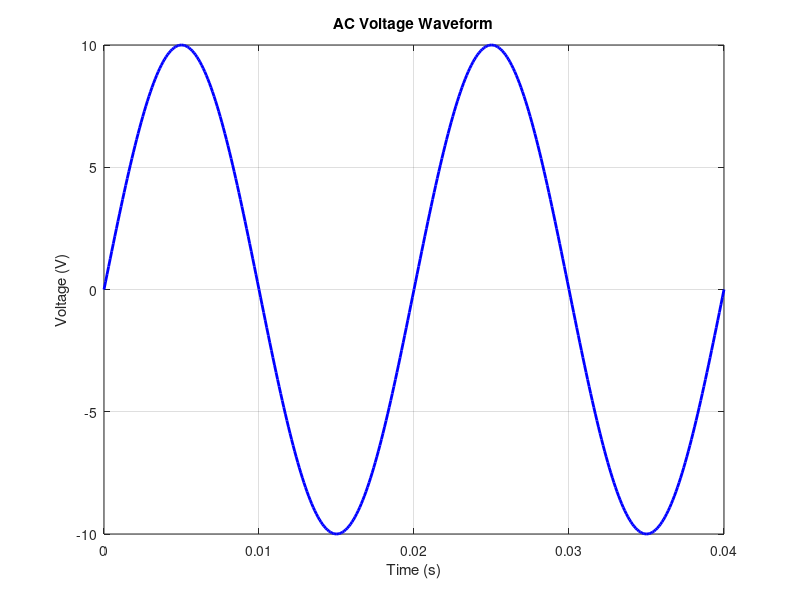

The MATLAB script that drew this image: (Note: this script raises an error after producing the figure.)
% Create an AC Voltage Waveform

% Parameters
A = 10; % Amplitude (V)
f = 50; % Frequency (Hz), 50Hz for Germany's standard household socket
T = 1/f; % Period (s) 
t = 0:1e-4:2*T; % Time vector for two cycles

% Get voltage signal 
v = A * sin(2*pi*f*t); 

% Waveform plot
plot(t, v, 'b', 'LineWidth', 2); 
grid on;
xlabel('Time (s)'); 
ylabel('Voltage (V)'); 
title('AC Voltage Waveform'); 

% Add a horizontal line for RMS voltage
VRMS = A / sqrt(2); 
hold on; 
% The sine wave oscillates symetrically. Show for above and below zero
yline(VRMS, '--r', sprintf('V_{RMS} = %.2f V'), VRMS); 
yline(-VRMS, '--r'); 

% Annotate the period
text(T/2, 0.8*A, sprintf('Period = %.2f s', T), 'HorizontalAlignment', 'center'); 

% Axis limits for clarity
xlim([0 4*T]); 
ylim([-1.2*A 1.2*A]); 